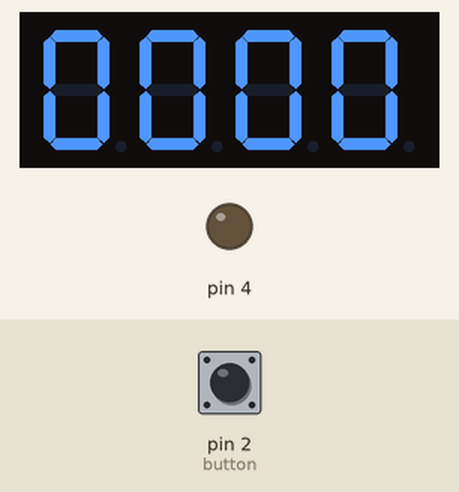
Bench run of a sketch on a simulated Arduino Uno, built with avr-gcc and run on an emulated ATmega328P. Shown: 4-digit seven-segment display, output pins drawn as LEDs (lit = HIGH). Inputs (shaded band) come from the test bench; at power-on: pin 2 (button) HIGH.

Above: at 1.2 s.
1.3 s: pin 2 (button) pulled LOW for 0.15 s
At 2.1 s:
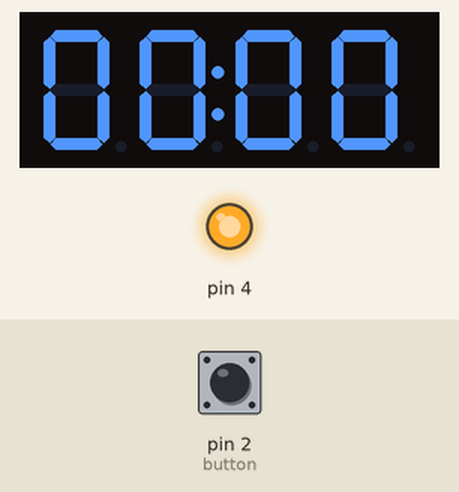
4.4 s: pin 2 (button) pulled LOW for 1 s
At 6.1 s:
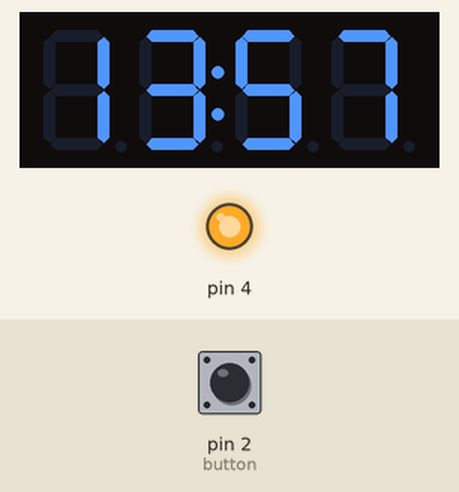
7.8 s: pin 2 (button) pulled LOW for 0.15 s
At 9.1 s:
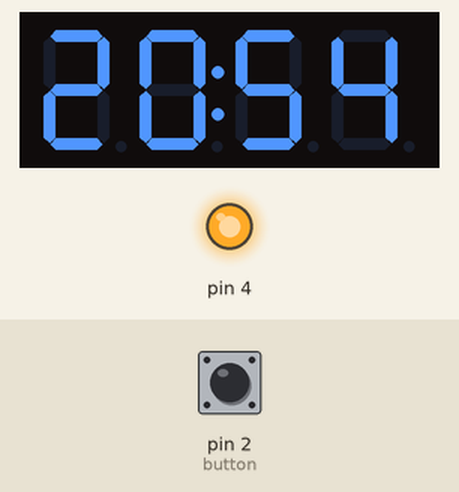
10.8 s: pin 2 (button) pulled LOW for 1 s
At 11.7 s:
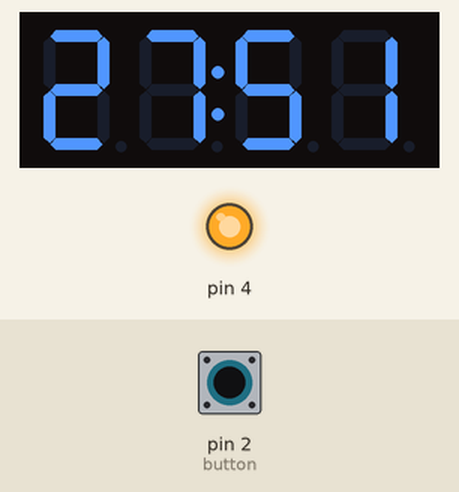
Timing chart, 0 to 13.8 s (numbered marks = the images above; inputs shaded):
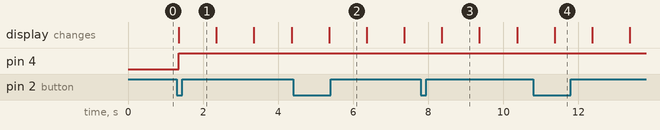

Measured:
- after the input at 1.3 s, pin 4: LOW → HIGH after 0.05 s; the display: changes after 0.05 s (image 1)
- what the display in image 3 shows lasts 1.0 s, from 8.4 s to 9.4 s

The sketch:

coundowntimer.ino
```cpp
#include <Wire.h> // Enable this line if using Arduino Uno, Mega, etc.
#include <ezButton.h>
#include <Adafruit_GFX.h>
#include "Adafruit_LEDBackpack.h"

Adafruit_7segment matrix = Adafruit_7segment();
ezButton button(2);

  unsigned long prevTime = millis(), prevTimeS = millis();
  long stop = 420000, seconds = 1000;
  int min = 0, sec = 0;

  bool press = false;
  bool reset = false;
  bool drawDots = true;


void printTime() {

  if (press){

    int time = (min * 100) + sec;

    matrix.println(time, DEC);


  }
  else {
    matrix.println("0000");
    matrix.writeDisplay();
    }

  if (sec == 0) reset = true;

  if (sec == 0 && min == 0) {

    digitalWrite(4, LOW);
    press = false;

  }

}


void setup() {
  // put your setup code here, to run once:
  Serial.begin(9600);

  matrix.begin(0x70);

  button.setDebounceTime(50);
  pinMode(4, OUTPUT);

}

void loop() {
  // put your main code here, to run repeatedly:
  unsigned long time = millis();

  button.loop();

  matrix.drawColon(drawDots);

  if (min < 10) {

    matrix.writeDigitNum(0, 0);

    if (min == 0) matrix.writeDigitNum(1,0);
    if (sec < 10) matrix.writeDigitNum(3, 0);

  }

  if (button.isPressed()) {

    digitalWrite(4, HIGH);
    prevTime = millis();
    press = true;
    min = min + 7;
    reset = false;

  }

  if (time - prevTimeS > seconds && (press == true)) {

    if (reset){

      sec = 60;
      min--;
      reset = false;

    }
    sec--;

    if (sec < 0) sec = 0;

    prevTimeS = time;

    matrix.writeDisplay();

  }

  printTime();

}
```
